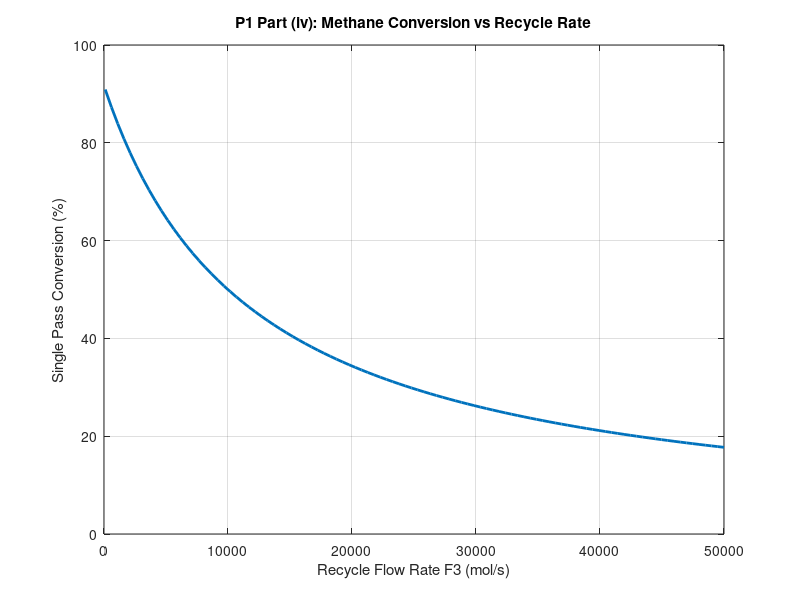

Recreate this plot in MATLAB. (Note: this script raises an error after producing the figure.)
%% HOMEWORK :#02
% Student Name: [Shaurya Shukla]
% Date: 2026-02-02

clear; clc; close all;

%% ========================================================================
%% PROBLEM 1: CLEAN METHANE COMBUSTION
%% ========================================================================

%% P1 Part (iii): Base Case Simulation
% Objective: Solve for flow rates given F1 = 1000 and F3 = 950.

% 1. Define Parameters
F1_in = 1000;          % Fresh Feed (mol/s)
F3_in = 950;           % Recycle Controller Setting (mol/s)
r2_in = 0.1;           % Ratio CH4/CO2 in Stream 2
r4_in = 0.001;         % Ratio CH4/CO2 in Stream 4

% 2. Define Matrix A and Vector b
% Order of x: [mCH4(2), mCO2(2), mCH4(3), mCO2(3), mCH4(4), mCO2(4), Rcomb]

A = zeros(7,7);
b = zeros(7,1);

% Eq 1: Combustor CH4 Balance
A(1,1) = -1; A(1,3) = 1; A(1,7) = -1;  b(1) = -F1_in;
% Eq 2: Combustor CO2 Balance
A(2,2) = -1; A(2,4) = 1; A(2,7) = 1;   b(2) = 0;
% Eq 3: Separator CH4 Balance
A(3,1) = 1; A(3,3) = -1; A(3,5) = -1;  b(3) = 0;
% Eq 4: Separator CO2 Balance
A(4,2) = 1; A(4,4) = -1; A(4,6) = -1;  b(4) = 0;
% Eq 5: Ratio Stream 2
A(5,1) = 1; A(5,2) = -r2_in;           b(5) = 0;
% Eq 6: Ratio Stream 4
A(6,5) = 1; A(6,6) = -r4_in;           b(6) = 0;
% Eq 7: Controller Stream 3 (F3 Fixed)
A(7,3) = 1; A(7,4) = 1;                b(7) = F3_in;

% 3. Solve and Display
x_base = A \ b;

fprintf('--- Problem 1, Part (iii) Results ---\n');
disp('Matrix A:'); disp(A);
disp('Vector b:'); disp(b);

% Format Output Vector: [mCH4(1)...mCH4(4), mCO2(1)...mCO2(4), Rcomb]
output_vec = [F1_in, x_base(1), x_base(3), x_base(5), ...
              0,     x_base(2), x_base(4), x_base(6), ...
              x_base(7)];

disp('Final Output Vector:');
fprintf('mCH4(1-4): %8.2f %8.2f %8.2f %8.2f\n', output_vec(1:4));
fprintf('mCO2(1-4): %8.2f %8.2f %8.2f %8.2f\n', output_vec(5:8));
fprintf('Rcomb:     %8.2f\n', output_vec(9));
disp('Unique Solution? Yes, matrix is full rank.');


%% P1 Part (iv): Parametric Study (Conversion vs F3)
% Objective: Vary F3 from 100 to 50,000 and plot conversion.

F3_range = linspace(100, 50000, 100); 
conv_results = zeros(1, 100);

for i = 1:100
    b_loop = b; 
    b_loop(7) = F3_range(i); % Update Controller
    
    x_loop = A \ b_loop;
    
    mCH4_3 = x_loop(3); % Recycle CH4
    Rcomb  = x_loop(7);
    
    % Conversion = Reacted / (Fresh + Recycle)
    conv_results(i) = (Rcomb / (F1_in + mCH4_3)) * 100;
end

figure(1);
plot(F3_range, conv_results, 'LineWidth', 2);
grid on;
title('P1 Part (iv): Methane Conversion vs Recycle Rate');
xlabel('Recycle Flow Rate F3 (mol/s)');
ylabel('Single Pass Conversion (%)');


%% P1 Part (v): Controller Re-design (Stream 4)
% Objective: Check if system is solvable when F4 is fixed instead of F3.

fprintf('\n--- Problem 1, Part (v) Results ---\n');

% Modify Matrix A
A_new = A;
A_new(7,:) = 0;         % Clear old controller
A_new(7,5) = 1;         % Set coeff for mCH4(4)
A_new(7,6) = 1;         % Set coeff for mCO2(4)

% Modify Vector b (Target F4 = 1000)
b_new = b;
b_new(7) = 1000;

disp('New Matrix A (Last row changed):');
disp(A_new);

if rcond(A_new) < 1e-12
    disp('!!! RESULT: MATRIX IS SINGULAR !!!');
    disp('Unique Solution? NO.');
    disp('Reason: Global Mass Balance (In = Out) means F4 is already fixed by F1.');
    disp('Adding a controller for F4 creates a redundant equation.');
else
    disp(A_new \ b_new);
end


%% ========================================================================
%% PROBLEM 2: CO2 MEMBRANE SEPARATION
%% ========================================================================

%% P2 Part (i) & (ii): Single Case Plot
fprintf('\n--- Problem 2, Part (ii) Results ---\n');

L = 100e-6;          % Length (m)
phi = 1e-7;          % Permeability
k_prime = 1e2;       % Absorption Rate
N = 100;             % Grid Points

[x_mem, p_mem] = solve_membrane(L, phi, k_prime, N);

figure(2);
plot(x_mem, p_mem, 'LineWidth', 2, 'Color', 'r');
grid on;
title(['P2 Part (ii): Pressure Profile (k'' = ', num2str(k_prime), ')']);
xlabel('Position x (m)'); ylabel('Partial Pressure (bar)');


%% P2 Part (iii): Surface Plot (Varying k')
fprintf('Generating Surface Plot for Part (iii)...\n');

k_vals = logspace(1, 3, 100);
p_surface = zeros(100, N);

for i = 1:100
    [x_mem, p_temp] = solve_membrane(L, phi, k_vals(i), N);
    p_surface(i, :) = p_temp;
end

figure(3);
[X_grid, K_grid] = meshgrid(x_mem, k_vals);
surf(X_grid, K_grid, p_surface);
shading interp; colorbar;
set(gca, 'YScale', 'log');
xlabel('Position (m)'); ylabel('k'' (log scale)'); zlabel('Pressure (bar)');
title('P2 Part (iii): Pressure vs Position and k''');
view(45, 30);


%% P2 Part (iv): Finding Minimum Thickness L
fprintf('\n--- Problem 2, Part (iv) Results ---\n');

k_target = 100;
tolerance = 1e-2;
L_guess = 10e-6;
step_size = 5e-6;
found = false;

for i = 1:1000
    [x_iv, p_iv] = solve_membrane(L_guess, phi, k_target, N);
    
    % Check gradient at outlet
    dx = x_iv(2) - x_iv(1);
    dp_dx = abs((p_iv(end) - p_iv(end-1)) / dx);
    
    if dp_dx < tolerance
        found = true;
        fprintf('SUCCESS: Minimum Thickness Found!\n');
        fprintf('L = %.2e meters (%.2f microns)\n', L_guess, L_guess*1e6);
        fprintf('Final Gradient: %.4f bar/m\n', dp_dx);
        break;
    end
    L_guess = L_guess + step_size;
end

if ~found
    disp('Could not converge on a thickness.');
end


%% LOCAL FUNCTIONS (Should be at the end of the script)

function [x, p] = solve_membrane(L, phi, k, N)
    x = linspace(0, L, N);
    h = x(2) - x(1);
    
    beta = 2 + (k * h^2) / phi;
    
    A = zeros(N,N);
    b = zeros(N,1);
    
    % Inlet BC (P = 9 bar)
    A(1,1) = 1; b(1) = 9;
    
    % Interior Points (Finite Difference)
    for i = 2:N-1
        A(i,i-1) = 1;
        A(i,i)   = -beta;
        A(i,i+1) = 1;
    end
    
    % Outlet BC (P = 0 bar) (Since x_CO2 = 0)
    A(N,N) = 1; b(N) = 0;
    
    p = A \ b;
end